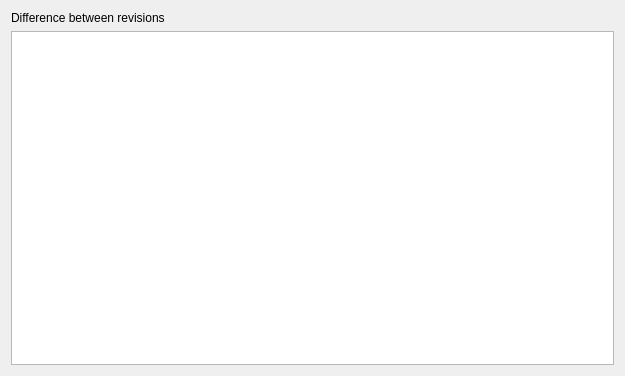
<ui version="4.0" >
 <class>DiffWidget</class>
 <widget class="QWidget" name="DiffWidget" >
  <property name="geometry" >
   <rect>
    <x>0</x>
    <y>0</y>
    <width>625</width>
    <height>376</height>
   </rect>
  </property>
  <property name="windowTitle" >
   <string>Form</string>
  </property>
  <layout class="QVBoxLayout" >
   <item>
    <widget class="QLabel" name="revLabel" >
     <property name="text" >
      <string>Difference between revisions</string>
     </property>
    </widget>
   </item>
   <item>
    <widget class="KTextEdit" name="diffDisplay" />
   </item>
  </layout>
 </widget>
 <customwidgets>
  <customwidget>
   <class>KTextEdit</class>
   <extends>QTextEdit</extends>
   <header>ktextedit.h</header>
  </customwidget>
 </customwidgets>
 <resources/>
 <connections/>
</ui>
